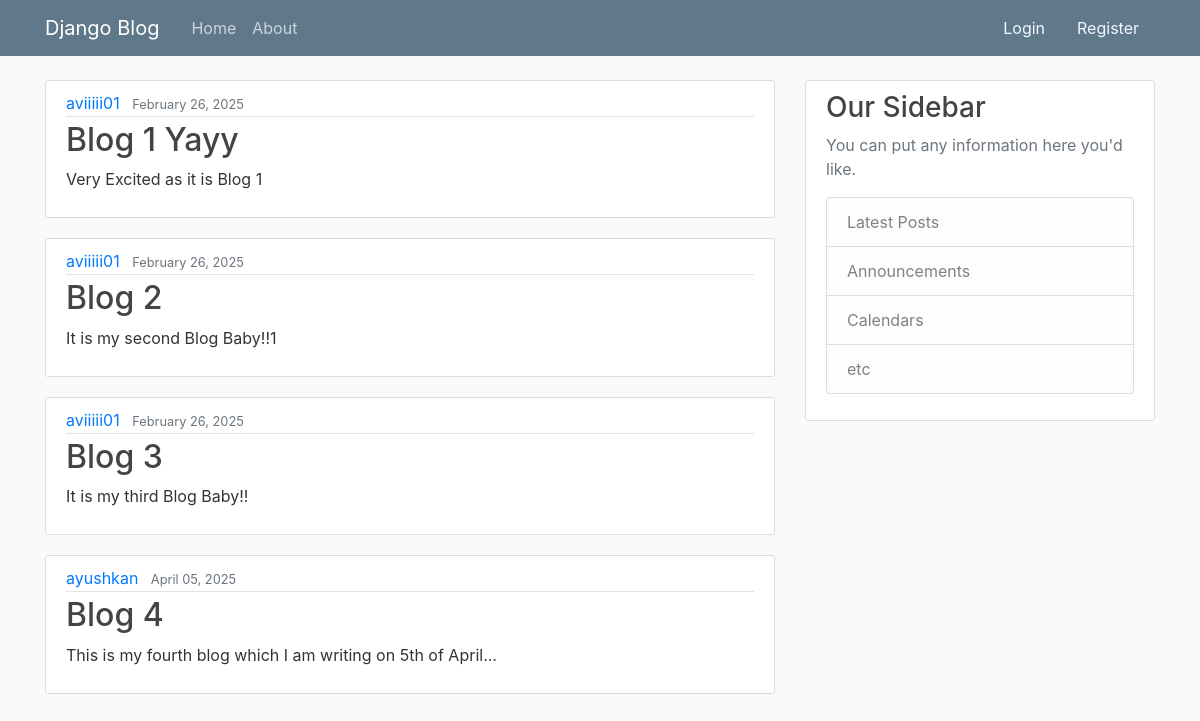
The page / on the database its author committed.
### Blog/models.py (models this page shows, shortened)
class Post(models.Model):
    title=models.CharField(max_length=100)
    content=models.TextField()
    date_posted=models.DateTimeField(default=timezone.now)
    author=models.ForeignKey(User,on_delete=models.CASCADE)

### Blog/views.py (the view)
# urls.py: path('',views.home,name='blog-home'),
def home(request):
    content={
        "posts":Post.objects.all,
    }
    return render(request,"blog/home.html",content)

### Blog/templates/blog/home.html
{% extends "blog/base.html"%}
{% block content%}
{% for post in posts%}
<article class="media content-section">
    <div class="media-body">
        <div class="article-metadata">
            <a class="mr-2" href="#">{{ post.author }}</a>
            <small class="text-muted">{{ post.date_posted|date:"F d, Y" }}</small>
        </div>
        <h2><a class="article-title" href="#">{{ post.title }}</a></h2>
        <p class="article-content">{{ post.content }}</p>
    </div>
</article>
{% endfor %}
{% endblock content%}

### Blog/templates/blog/base.html (shortened to what this page needs)
{% load static %}
<!DOCTYPE html>
<html>
<head>
    <link rel="stylesheet" href="https://maxcdn.bootstrapcdn.com/bootstrap/4.0.0/css/bootstrap.min.css">
    <link rel="stylesheet" href="{% static 'blog/main.css' %}">
</head>
<body>
    <header class="site-header">
      <nav class="navbar navbar-expand-md navbar-dark bg-steel fixed-top">
        <div class="container">
          <a class="navbar-brand mr-4" href="{% url 'blog-home' %}">Django Blog</a>
          <div class="collapse navbar-collapse" id="navbarToggle">
            <div class="navbar-nav mr-auto">
              <a class="nav-item nav-link" href="{% url 'blog-home' %}">Home</a>
              <a class="nav-item nav-link" href="{% url 'blog-about' %}">About</a>
            </div>
                  {%if user.is_authenticated%}
                    <form method="post" action="{% url 'logout' %}">
                      {% csrf_token %}
                      <button type="submit">Logout</button>
                    </form>
                  {%else%}
                    <a class="nav-item nav-link" href="{% url 'login'%}" style="color: aliceblue;">Login</a>
                    <a class="nav-item nav-link" href="{% url 'register' %}" style="color: aliceblue;">Register</a>
                  {%endif%}
            </div>
          </div>
      </nav>
    </header>
    <main role="main" class="container">
      <div class="row">
        <div class="col-md-8">
          {% block content %}{% endblock %}
        </div>
        <div class="col-md-4">
          <div class="content-section">
            <h3>Our Sidebar</h3>
            <p class='text-muted'>You can put any information here you'd like.
              <ul class="list-group">
                <li class="list-group-item list-group-item-light">Latest Posts</li>
                <li class="list-group-item list-group-item-light">Announcements</li>
                <li class="list-group-item list-group-item-light">Calendars</li>
                <li class="list-group-item list-group-item-light">etc</li>
              </ul>
            </p>
          </div>
        </div>
      </div>
    </main>
</body>
</html>

### Blog/static/blog/main.css (style rules this page uses)
body { background: #fafafa; color: #333333; margin-top: 5rem; }
h1, h2, h3, h4, h5, h6 { color: #444444; }
ul { margin: 0; }
.bg-steel { background-color: #5f788a; }
.site-header .navbar-nav .nav-link { color: #cbd5db; }
.content-section { background: #ffffff; padding: 10px 20px; border: 1px solid #dddddd; border-radius: 3px; margin-bottom: 20px; }
.article-title { color: #444444; }
.article-content { white-space: pre-line; }
.article-metadata { padding-bottom: 1px; margin-bottom: 4px; border-bottom: 1px solid #e3e3e3 }

### rows shown on the page
Post: author "aviiiii01", date_posted "February 26, 2025", title "Blog 1 Yayy", content "Very Excited as it is Blog 1"
Post: author "aviiiii01", date_posted "February 26, 2025", title "Blog 2", content "It is my second Blog Baby!!1"
Post: author "aviiiii01", date_posted "February 26, 2025", title "Blog 3", content "It is my third Blog Baby!!"
Post: author "ayushkan", date_posted "April 05, 2025", title "Blog 4", content "This is my fourth blog which I am writing on 5th of April..."
